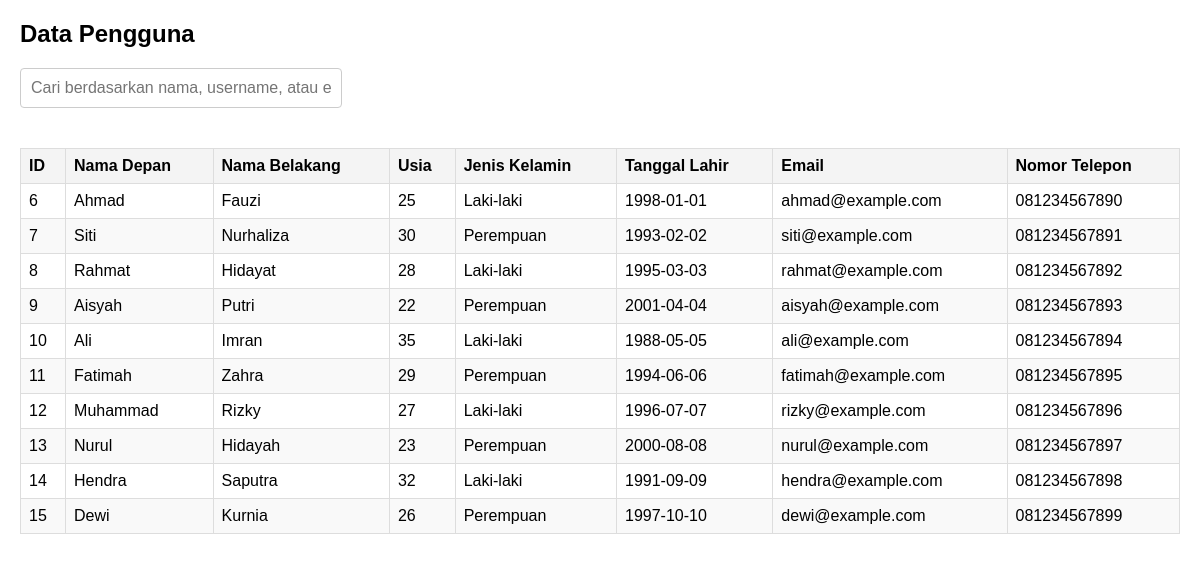
The app's page /page-user/search.php, older data.
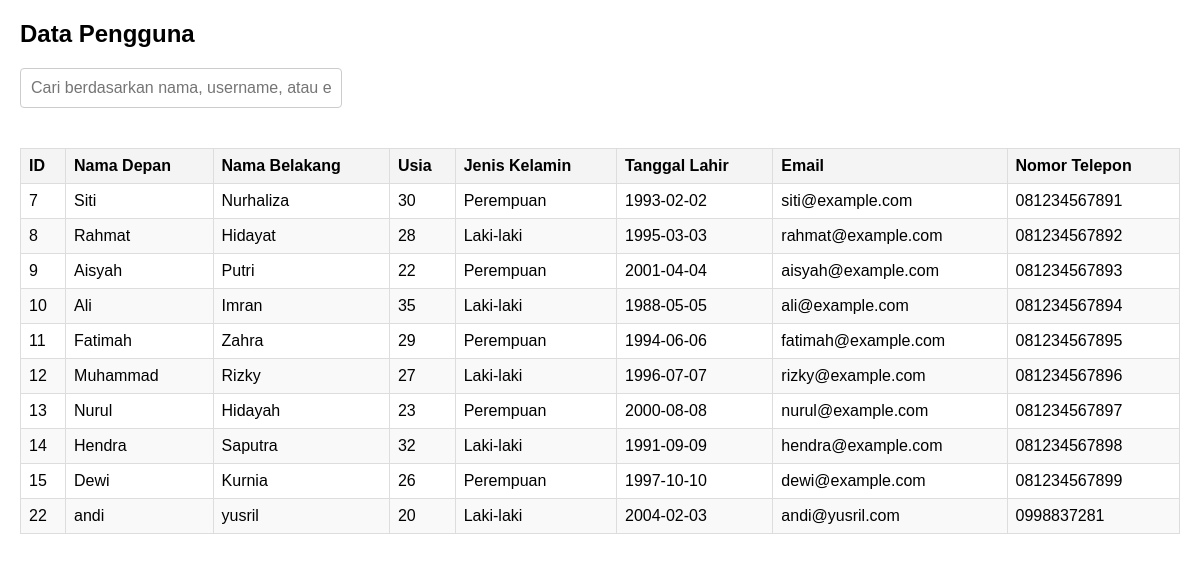
The same page, newer data.
### tables this page shows
CREATE TABLE `users` (
  `id` int(11) NOT NULL,
  `first_name` varchar(50) NOT NULL,
  `last_name` varchar(50) NOT NULL,
  `username` varchar(50) NOT NULL,
  `password` varchar(255) NOT NULL,
  `age` int(3) NOT NULL,
  `gender` varchar(10) NOT NULL,
  `birth_date` date NOT NULL,
  `email` varchar(100) NOT NULL,
  `phone` varchar(15) NOT NULL,
  `role` varchar(10) NOT NULL DEFAULT 'user'
);

### page-user/search.php (the view, shortened to what this page needs)
<?php
include '../conn/conn.php';
$query = "SELECT * FROM users WHERE role = 'user'";
$result = $conn->query($query);
?>
<!DOCTYPE html>
<html>
<head>
</head>
<body>
<h2>Data Pengguna</h2>
<input type="text" id="searchInput" placeholder="Cari berdasarkan nama, username, atau email" onkeyup="filterTable()">
<table id="dataTable">
    <thead>
        <tr>
            <th>ID</th>
            <th>Nama Depan</th>
            <th>Nama Belakang</th>
            <th>Usia</th>
            <th>Jenis Kelamin</th>
            <th>Tanggal Lahir</th>
            <th>Email</th>
            <th>Nomor Telepon</th>
        </tr>
    </thead>
    <tbody>
        <?php while ($row = $result->fetch_assoc()): ?>
            <tr>
                <td><?php echo $row['id']; ?></td>
                <td><?php echo htmlspecialchars($row['first_name']); ?></td>
                <td><?php echo htmlspecialchars($row['last_name']); ?></td>
                <td><?php echo htmlspecialchars($row['age']); ?></td>
                <td><?php echo htmlspecialchars($row['gender']); ?></td>
                <td><?php echo htmlspecialchars($row['birth_date']); ?></td>
                <td><?php echo htmlspecialchars($row['email']); ?></td>
                <td><?php echo htmlspecialchars($row['phone']); ?></td>
            </tr>
        <?php endwhile; ?>
    </tbody>
</table>
</body>
</html>

Row changes from the older to the newer data that the page shows:
removed users: id "6", first_name "Ahmad", last_name "Fauzi", age "25", gender "Laki-laki", birth_date "1998-01-01", email "ahmad@example.com", phone "081234567890"
added users: id "22", first_name "andi", last_name "yusril", age "20", gender "Laki-laki", birth_date "2004-02-03", email "andi@yusril.com", phone "0998837281"
